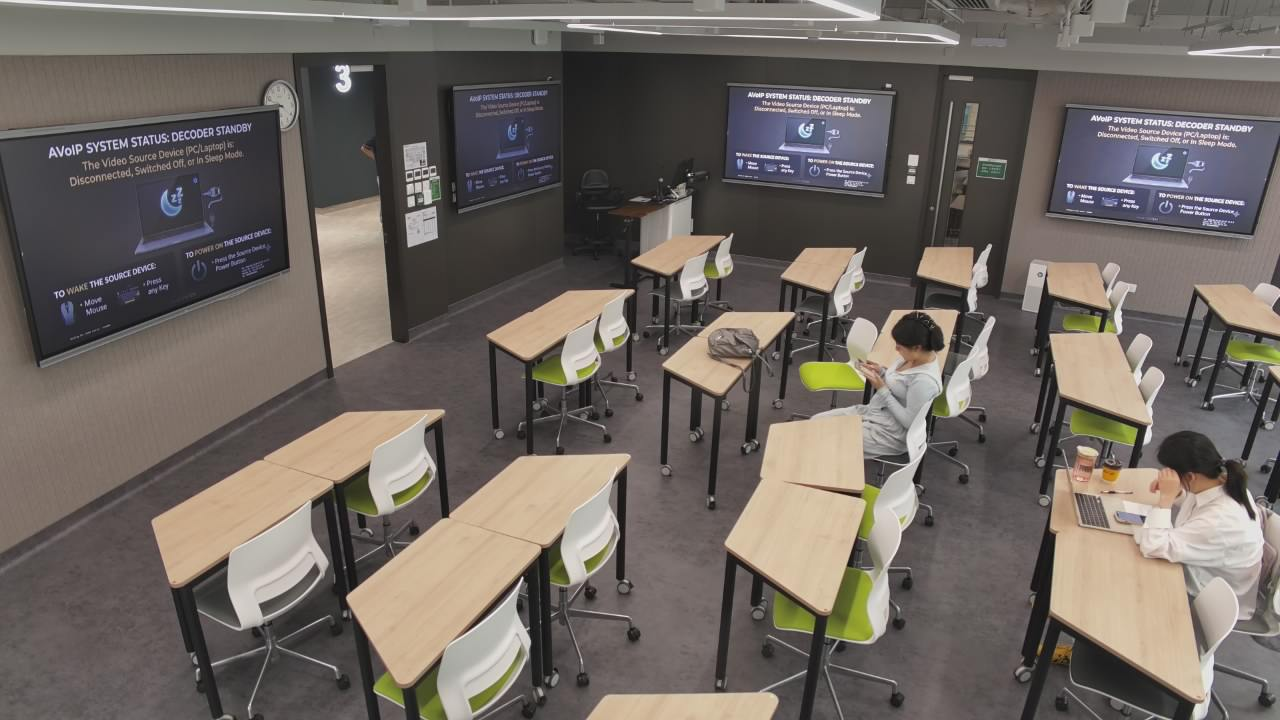
#> input picture [Buddy]/.workbuddy/tmp/m1/101.jpg, 1280 x 720 px; its folder holds only this picture in this run
$ python sheet.py
#> lines starting #> are read from the running program, lines starting #| are printed output that depends on the picture
from PIL import Image, ImageDraw

NAMES = [
    ('101', 'SM-11-01'), ('102', 'SM-11-02'), ('103', 'SM-11-03'),
    ('104', 'SM-11-04'), ('105', 'SM-11-05'), ('106', 'SM-11-06'),
    ('107', 'SM-11-07'), ('108', 'SM-11-08'), ('109', 'Common Area'),
]
CW, CH = 640, 360
canvas = Image.new('RGB', (CW * 3, CH * 3 + 60), (15, 23, 42))
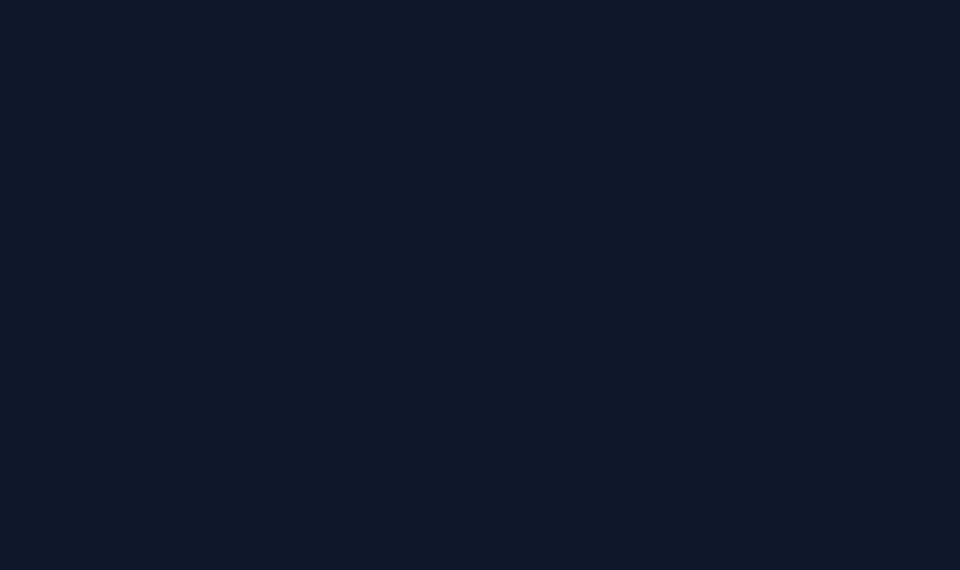
#> canvas: PIL image 1920x1140 RGB (shown at 1/2 size); mean R, G, B 15, 23, 42
d = ImageDraw.Draw(canvas)
d.text((16, 18), 'Shek Mun AV - all room cameras - 2026-09-21 08:49', fill=(226, 232, 240))

for i, (ip, name) in enumerate(NAMES):
    x = (i % 3) * CW
    y = (i // 3) * CH + 60
    try:
        im = Image.open(f'm1/{ip}.jpg').convert('RGB').resize((CW, CH))
        canvas.paste(im, (x, y))
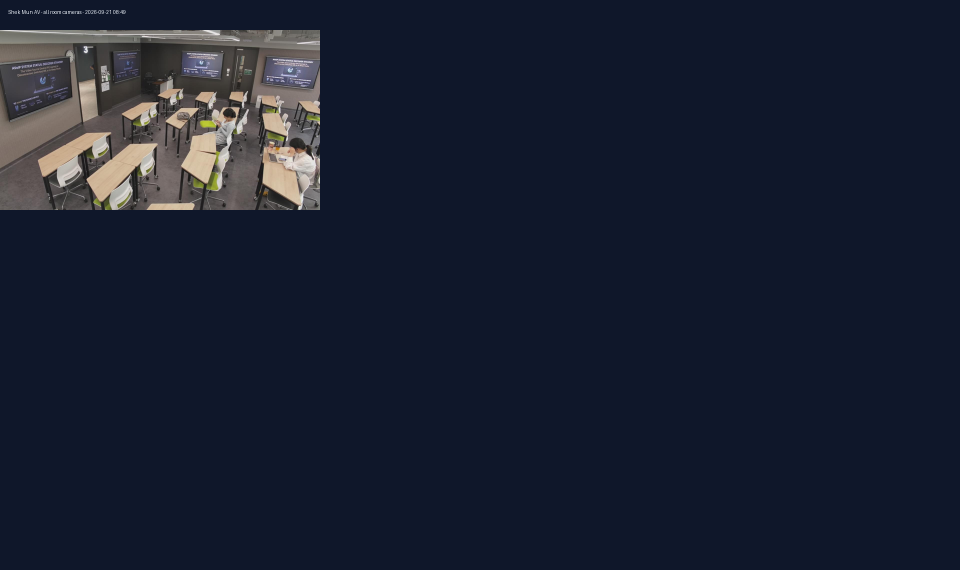
#> canvas: PIL image 1920x1140 RGB (shown at 1/2 size); mean R, G, B 25.2, 31.5, 47.9
    except Exception:
        d.rectangle([x, y, x + CW, y + CH], fill=(40, 40, 55))
        d.text((x + 24, y + CH // 2), 'OFFLINE / 502 upstream connect failed', fill=(248, 113, 113))
    d.rectangle([x, y, x + CW, y + 22], fill=(0, 0, 0))
    d.text((x + 8, y + 6), f'{name}   (172.18.22.{ip})', fill=(255, 255, 255))

canvas.save('C:/Work/Projects/ShekMun/[Buddy]/all_rooms_20260921_0849.jpg', quality=88)
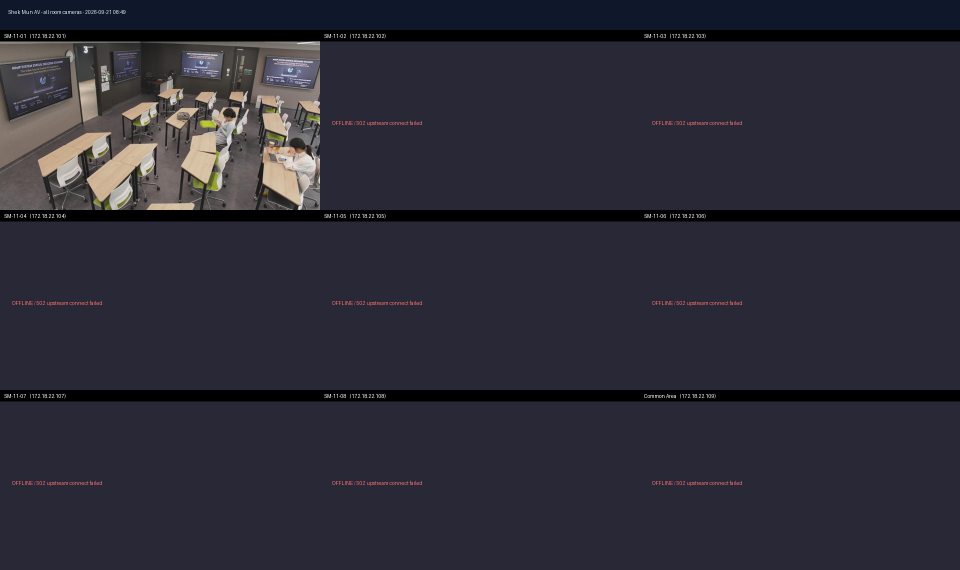
#> saved as all_rooms_20260921_0849.jpg: PIL image 1920x1140 RGB (shown at 1/2 size); mean R, G, B 43.8, 43.3, 55.5
print('saved')
